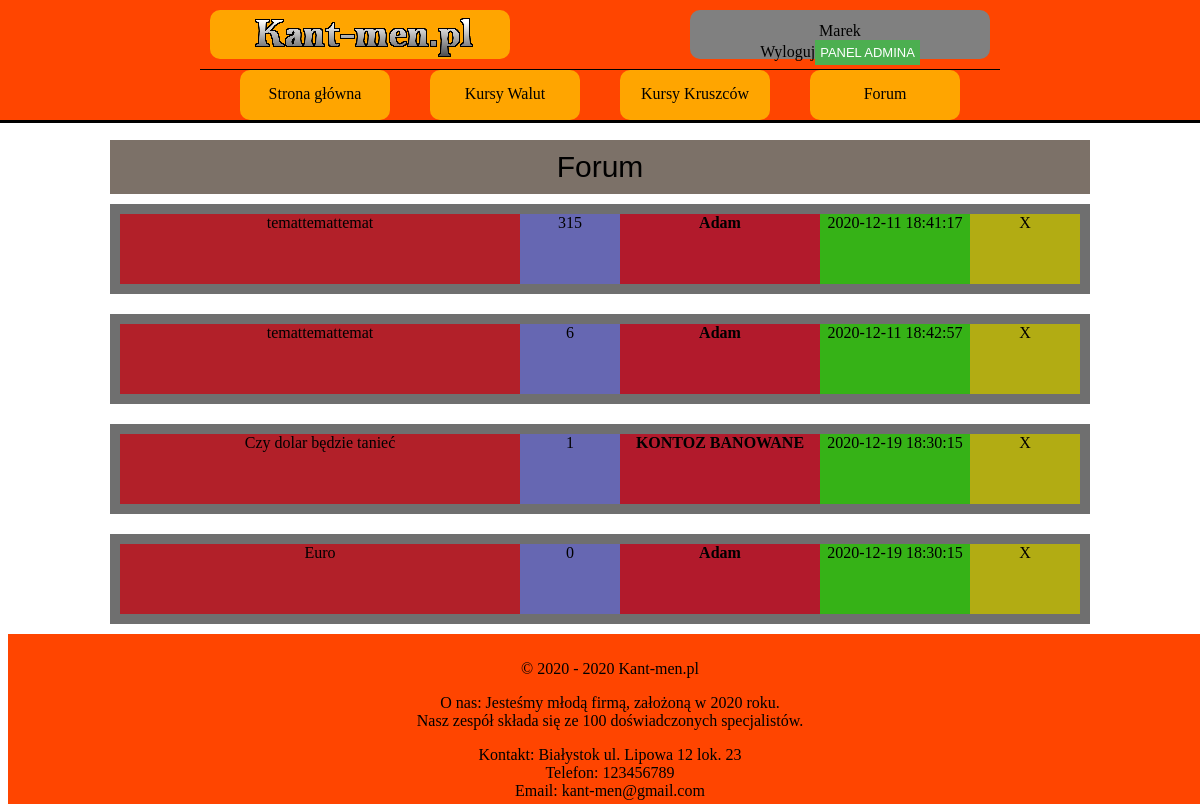
Page /forum.php (signed in) on the committed database.
### tables this page shows
CREATE TABLE `watek` (
  `ID_WATEK` int(10) NOT NULL,
  `ID_USER` int(10) NOT NULL,
  `TEMAT` varchar(100) NOT NULL,
  `DATA` timestamp NOT NULL DEFAULT current_timestamp(),
  `TRESC_WATKU` longtext NOT NULL,
  `LICZBA_KOMENTARZY` int(10) NOT NULL DEFAULT 0,
  `ILOSC_ODWIEDZIN` int(10) NOT NULL DEFAULT 0,
  `OCENA` int(10) NOT NULL DEFAULT 0,
  `STATUS` varchar(20) NOT NULL DEFAULT 'UKRYTE'
);

CREATE TABLE `user` (
  `ID_USER` int(10) NOT NULL,
  `LOGIN` varchar(20) NOT NULL,
  `HASLO` char(255) NOT NULL,
  `IMIE` varchar(50) NOT NULL,
  `NAZWISKO` varchar(50) NOT NULL,
  `EMAIL` varchar(50) NOT NULL,
  `WIEK` int(10) NOT NULL,
  `MIASTO` varchar(50) NOT NULL,
  `KRAJ` varchar(50) NOT NULL,
  `OPIS_PROFILU` text DEFAULT NULL,
  `ZDJECIE` varchar(255) DEFAULT NULL,
  `STW_WATKI` int(10) NOT NULL DEFAULT 0,
  `LICZ_KOMENTARZY` int(10) NOT NULL DEFAULT 0,
  `UPRAWNIENIA` varchar(10) NOT NULL DEFAULT 'USER'
);

### forum.php (the view, shortened to what this page needs)
<!DOCTYPE HTML>
<html>
    <head>
        <link href="CSS/styleGlowne.css" rel="stylesheet" type="text/css">
        <link href="CSS/styleForum.css" rel="stylesheet" type="text/css">
    </head>
    <body>
    <?php
    include_once('rysowanieMenu.php');
    ?>
        <main>
            <section>
                <div class="pas-tytulowy">
                    Forum
                </div>
                <?php
                    require_once "polaczeniezMySQL.php";
                    $polaczenie = @new mysqli($host,$db_user,$db_password,$db_name);
                    if($polaczenie->connect_errno!=0)
                    {
                        echo "Error: ".$polaczenie->connect_errno;
                    }
                    else
                    {
                        $rezultat = $polaczenie->query("SELECT * FROM watek");
                        if(!$rezultat)
                        {
                        throw new Exception($polaczenie->error);
                        }
                        else
                        {
                        while($row = mysqli_fetch_array($rezultat))
                        {
                ?>
                <article class="artykul">
                    <div class="glowny-kontener-artykulu">
                        <div class="tytul-watku">
                            <?php echo '<a href="watek.php?id='.$row['ID_WATEK'].'">'.$row['TEMAT'].'</a>'; ?>
                        </div>
                        <div class="ilosc-odwiedzin">
                            <?php echo $row['ILOSC_ODWIEDZIN']; ?>
                        </div>
                        <div class="autor">
                            <?php
                                $row_autor = mysqli_fetch_array($wyciagniecie_nicku_autora = $polaczenie->query("SELECT * FROM user WHERE ID_USER=".$row['ID_USER']));
                                echo '<a href="profilowe.php?user='.$row['ID_USER'].'"><k style=" font-weight: 700;">'.$row_autor['LOGIN'].'</k></a>';
                            ?>
                        </div>
                        <div class="czas-wstawienia">
                            <?php echo $row['DATA']; ?>
                        </div>
                        <div class="admin-mini-panel">
                            X
                        </div>
                    </div>
                </article>
                <?php
                    }
                    }
                    }
                ?>
            </section>
        </main>
    <?php
    include_once('rysowanieStopki.php');
    ?>
    </body>
</html>

### CSS/styleGlowne.css (style rules this page uses)
body { background-color: white; justify-content: center; align-items: center; }
main { background-color: white; margin-left: auto; margin-right: auto; width: 1000px; height: auto; margin-top: 130px; align-items: center; }
a { text-decoration: none; color: inherit; }

### CSS/styleForum.css (style rules this page uses)
article { background-color: green; height: 100%; }
.pas-tytulowy { position: relative; background-color: rgb(124, 113, 104); width: auto; margin: 10px; padding: 10px; text-align: center; font-family: sans-serif; font-size: 30px; top: 10px; }
.artykul { background-color: rgb(111, 111, 111); margin: 20px 10px 10px 10px; padding: 10px 10px 10px 10px; text-align: center; display: flex; }
.glowny-kontener-artykulu { height: 70px; background-color: #99b240; width: 100%; }
.tytul-watku { background-color: #b22029; height: 70px; width: 400px; float: left; }
.ilosc-odwiedzin { width: 100px; height: 70px; background-color: #6667b2; float: left; }
.autor { width: 200px; height: 70px; background-color: #b21a2c; float: left; }
.czas-wstawienia { width: 150px; height: 70px; background-color: #36b217; float: left; }
.admin-mini-panel { width: 110px; height: 70px; background-color: #b2ac13; float: left; }

### rows in the picture
watek: TEMAT "temattemattemat", ILOSC_ODWIEDZIN "315", ID_USER.LOGIN "Adam", DATA "2020-12-11 18:41:17"
watek: TEMAT "temattemattemat", ILOSC_ODWIEDZIN "6", ID_USER.LOGIN "Adam", DATA "2020-12-11 18:42:57"
watek: TEMAT "Czy dolar będzie tanieć", ILOSC_ODWIEDZIN "1", ID_USER.LOGIN "KONTOZ BANOWANE", DATA "2020-12-19 18:30:15"
watek: TEMAT "Euro", ILOSC_ODWIEDZIN "0", ID_USER.LOGIN "Adam", DATA "2020-12-19 18:30:15"

### other values in the picture
$_SESSION['login_wyswietlanie'] "Marek"
